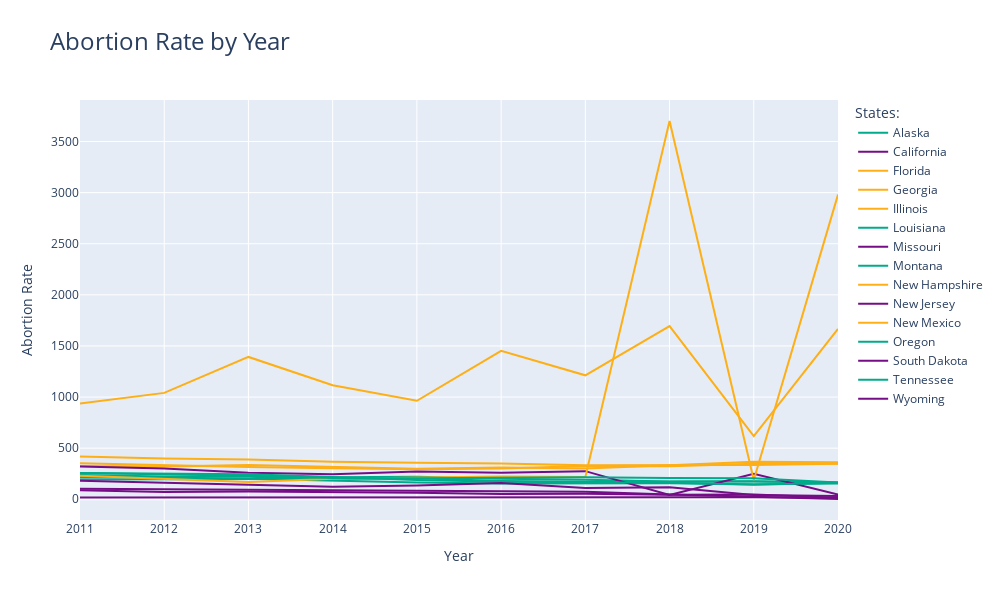

Write notebook code for a chart like this one.
### Markdown cell above
### 5.4 Abortion Rate by Year

### Code cell
gen_figure(data_df, 'abortion_rate', 'Abortion Rate by Year', 'Abortion Rate')

### Figure 1 — Plotly figure (JSON) as saved in the notebook; plotly's stock layout.template omitted (floating-point values rounded to 4 significant figures)
{"data": [{"hovertemplate": "<b>%{text:.2f}%</b><brstate: %{name}<br>year: %{x}", "line": {"color": "#00AB8B", "width": 2}, "mode": "lines", "name": "Alaska", "text": [237.5, 222.7, 221.4, 196.9, 205.8, 179.9, 170.3, 174.5, 173.6, 164.5], "type": "scatter", "x": [2011, 2012, 2013, 2014, 2015, 2016, 2017, 2018, 2019, 2020], "y": [237.5, 222.7, 221.4, 196.9, 205.8, 179.9, 170.3, 174.5, 173.6, 164.5]}, {"hovertemplate": "<b>%{text:.2f}%</b><brstate: %{name}<br>year: %{x}", "line": {"color": "#750D86", "width": 2}, "mode": "lines", "name": "California", "text": [17.81, 18.54, 17.64, 17.37, 15.01, 15.65, 17.12, 16.85, 18.7, 16.07], "type": "scatter", "x": [2011, 2012, 2013, 2014, 2015, 2016, 2017, 2018, 2019, 2020], "y": [17.81, 18.54, 17.64, 17.37, 15.01, 15.65, 17.12, 16.85, 18.7, 16.07]}, {"hovertemplate": "<b>%{text:.2f}%</b><brstate: %{name}<br>year: %{x}", "line": {"color": "#FEAF16", "width": 2}, "mode": "lines", "name": "Florida", "text": [419.4, 399.9, 389.6, 366.5, 356.8, 349.4, 332.8, 330.6, 334.8, 346.8], "type": "scatter", "x": [2011, 2012, 2013, 2014, 2015, 2016, 2017, 2018, 2019, 2020], "y": [419.4, 399.9, 389.6, 366.5, 356.8, 349.4, 332.8, 330.6, 334.8, 346.8]}, {"hovertemplate": "<b>%{text:.2f}%</b><brstate: %{name}<br>year: %{x}", "line": {"color": "#FEAF16", "width": 2}, "mode": "lines", "name": "Georgia", "text": [352.8, 331.0, 314.6, 304.7, 294.9, 301.0, 324.8, 322.7, 347.6, 349.8], "type": "scatter", "x": [2011, 2012, 2013, 2014, 2015, 2016, 2017, 2018, 2019, 2020], "y": [352.8, 331.0, 314.6, 304.7, 294.9, 301.0, 324.8, 322.7, 347.6, 349.8]}, {"hovertemplate": "<b>%{text:.2f}%</b><brstate: %{name}<br>year: %{x}", "line": {"color": "#FEAF16", "width": 2}, "mode": "lines", "name": "Illinois", "text": [325.3, 320.8, 335.0, 316.3, 299.2, 310.9, 300.4, 333.6, 367.1, 361.7], "type": "scatter", "x": [2011, 2012, 2013, 2014, 2015, 2016, 2017, 2018, 2019, 2020], "y": [325.3, 320.8, 335.0, 316.3, 299.2, 310.9, 300.4, 333.6, 367.1, 361.7]}, {"hovertemplate": "<b>%{text:.2f}%</b><brstate: %{name}<br>year: %{x}", "line": {"color": "#00AB8B", "width": 2}, "mode": "lines", "name": "Louisiana", "text": [193.9, 194.6, 199.5, 214.8, 221.3, 200.1, 192.1, 173.8, 175.2, 160.7], "type": "scatter", "x": [2011, 2012, 2013, 2014, 2015, 2016, 2017, 2018, 2019, 2020], "y": [193.9, 194.6, 199.5, 214.8, 221.3, 200.1, 192.1, 173.8, 175.2, 160.7]}, {"hovertemplate": "<b>%{text:.2f}%</b><brstate: %{name}<br>year: %{x}", "line": {"color": "#750D86", "width": 2}, "mode": "lines", "name": "Missouri", "text": [102.5, 95.81, 93.1, 89.43, 83.34, 78.28, 74.7, 47.54, 23.97, 2.714], "type": "scatter", "x": [2011, 2012, 2013, 2014, 2015, 2016, 2017, 2018, 2019, 2020], "y": [102.5, 95.81, 93.1, 89.43, 83.34, 78.28, 74.7, 47.54, 23.97, 2.714]}, {"hovertemplate": "<b>%{text:.2f}%</b><brstate: %{name}<br>year: %{x}", "line": {"color": "#00AB8B", "width": 2}, "mode": "lines", "name": "Montana", "text": [216.6, 213.9, 200.4, 180.3, 164.0, 154.8, 153.7, 157.8, 146.7, 154.1], "type": "scatter", "x": [2011, 2012, 2013, 2014, 2015, 2016, 2017, 2018, 2019, 2020], "y": [216.6, 213.9, 200.4, 180.3, 164.0, 154.8, 153.7, 157.8, 146.7, 154.1]}, {"hovertemplate": "<b>%{text:.2f}%</b><brstate: %{name}<br>year: %{x}", "line": {"color": "#FEAF16", "width": 2}, "mode": "lines", "name": "New Hampshire", "text": [938.0, 1041.0, 1393.0, 1116.0, 963.3, 1452.0, 1213.0, 1695.0, 618.8, 1666.0], "type": "scatter", "x": [2011, 2012, 2013, 2014, 2015, 2016, 2017, 2018, 2019, 2020], "y": [938.0, 1041.0, 1393.0, 1116.0, 963.3, 1452.0, 1213.0, 1695.0, 618.8, 1666.0]}, {"hovertemplate": "<b>%{text:.2f}%</b><brstate: %{name}<br>year: %{x}", "line": {"color": "#750D86", "width": 2}, "mode": "lines", "name": "New Jersey", "text": [319.6, 300.3, 259.2, 245.0, 272.7, 259.2, 275.4, 43.29, 249.7, 46.3], "type": "scatter", "x": [2011, 2012, 2013, 2014, 2015, 2016, 2017, 2018, 2019, 2020], "y": [319.6, 300.3, 259.2, 245.0, 272.7, 259.2, 275.4, 43.29, 249.7, 46.3]}, {"hovertemplate": "<b>%{text:.2f}%</b><brstate: %{name}<br>year: %{x}", "line": {"color": "#FEAF16", "width": 2}, "mode": "lines", "name": "New Mexico", "text": [229.7, 195.6, 168.1, 200.9, 215.4, 223.2, 218.6, 3701.0, 188.0, 2981.0], "type": "scatter", "x": [2011, 2012, 2013, 2014, 2015, 2016, 2017, 2018, 2019, 2020], "y": [229.7, 195.6, 168.1, 200.9, 215.4, 223.2, 218.6, 3701.0, 188.0, 2981.0]}, {"hovertemplate": "<b>%{text:.2f}%</b><brstate: %{name}<br>year: %{x}", "line": {"color": "#00AB8B", "width": 2}, "mode": "lines", "name": "Oregon", "text": [258.0, 245.4, 229.9, 209.1, 205.0, 210.5, 215.8, 208.9, 206.0, 164.7], "type": "scatter", "x": [2011, 2012, 2013, 2014, 2015, 2016, 2017, 2018, 2019, 2020], "y": [258.0, 245.4, 229.9, 209.1, 205.0, 210.5, 215.8, 208.9, 206.0, 164.7]}, {"hovertemplate": "<b>%{text:.2f}%</b><brstate: %{name}<br>year: %{x}", "line": {"color": "#750D86", "width": 2}, "mode": "lines", "name": "South Dakota", "text": [89.49, 71.62, 75.27, 70.78, 64.52, 51.45, 54.08, 43.47, 46.8, 14.08], "type": "scatter", "x": [2011, 2012, 2013, 2014, 2015, 2016, 2017, 2018, 2019, 2020], "y": [89.49, 71.62, 75.27, 70.78, 64.52, 51.45, 54.08, 43.47, 46.8, 14.08]}, {"hovertemplate": "<b>%{text:.2f}%</b><brstate: %{name}<br>year: %{x}", "line": {"color": "#00AB8B", "width": 2}, "mode": "lines", "name": "Tennessee", "text": [255.9, 249.7, 244.2, 217.3, 187.7, 171.7, 167.5, 160.7, 142.3, 162.3], "type": "scatter", "x": [2011, 2012, 2013, 2014, 2015, 2016, 2017, 2018, 2019, 2020], "y": [255.9, 249.7, 244.2, 217.3, 187.7, 171.7, 167.5, 160.7, 142.3, 162.3]}, {"hovertemplate": "<b>%{text:.2f}%</b><brstate: %{name}<br>year: %{x}", "line": {"color": "#750D86", "width": 2}, "mode": "lines", "name": "Wyoming", "text": [182.3, 162.1, 141.4, 122.4, 133.7, 159.9, 110.4, 117.4, 41.3, 32.38], "type": "scatter", "x": [2011, 2012, 2013, 2014, 2015, 2016, 2017, 2018, 2019, 2020], "y": [182.3, 162.1, 141.4, 122.4, 133.7, 159.9, 110.4, 117.4, 41.3, 32.38]}], "layout": {"height": 600, "legend": {"title": {"text": "States:"}}, "title": {"font": {"size": 24}, "text": "Abortion Rate by Year"}, "width": 1000, "xaxis": {"title": {"text": "Year"}}, "yaxis": {"title": {"text": "Abortion Rate"}}}}
